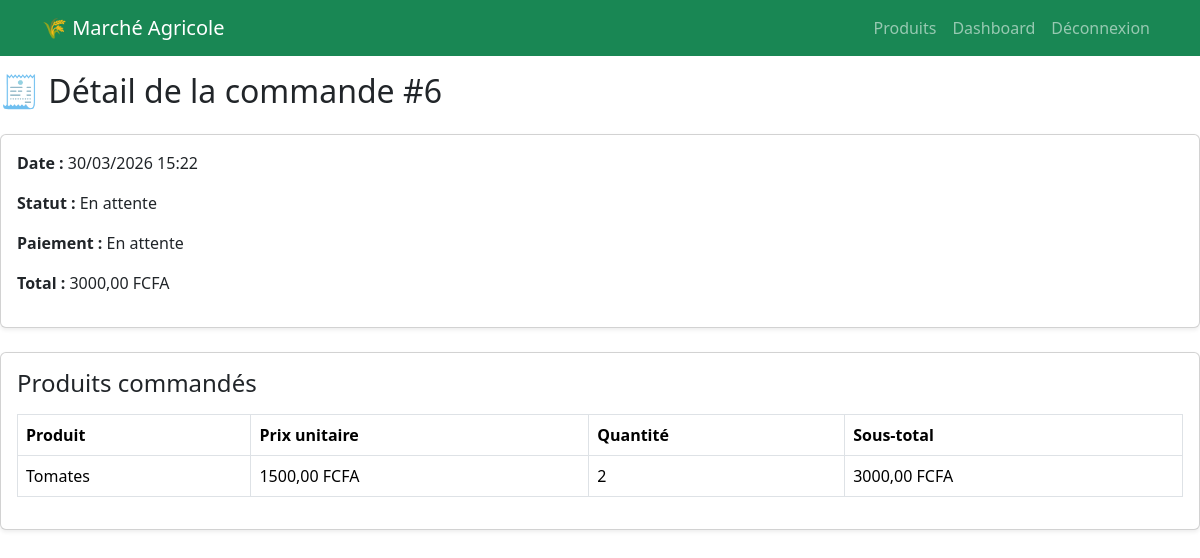
/commandes/mes-commandes/6/ (signed in), run on the app's committed database.
### commandes/models.py (models this page shows, shortened)
class Commande(models.Model):
    STATUT_CHOICES = (
        ('en_attente', 'En attente'),
        ('confirmee', 'Confirmée'),
        ('expediee', 'Expédiée'),
        ('livree', 'Livrée'),
        ('annulee', 'Annulée'),
    )
    MODE_PAIEMENT_CHOICES = (
        ('wave', 'Wave'),
        ('orange_money', 'Orange Money'),
        ('cash_on_delivery', 'Paiement à la livraison'),
    )
    STATUT_PAIEMENT_CHOICES = (
        ('en_attente', 'En attente'),
        ('paye', 'Payé'),
        ('echoue', 'Échoué'),
    )
    client = models.ForeignKey(
        settings.AUTH_USER_MODEL,
        on_delete=models.CASCADE,
        related_name='commandes'
    )
    date_commande = models.DateTimeField(default=timezone.now)
    statut = models.CharField(max_length=20, choices=STATUT_CHOICES, default='en_attente')
    total = models.DecimalField(max_digits=12, decimal_places=2, default=0)
    mode_paiement = models.CharField(
        max_length=30,
        choices=MODE_PAIEMENT_CHOICES,
        default='cash_on_delivery'
    )
    statut_paiement = models.CharField(
        max_length=20,
        choices=STATUT_PAIEMENT_CHOICES,
        default='en_attente'
    )
    reference_paiement = models.CharField(max_length=100, blank=True, null=True)
    class Meta:
        ordering = ['-date_commande']
        verbose_name = "Commande"
        verbose_name_plural = "Commandes"

class CommandeItem(models.Model):
    commande = models.ForeignKey(
        Commande,
        on_delete=models.CASCADE,
        related_name='items'
    )
    produit = models.ForeignKey(
        Produit,
        on_delete=models.CASCADE,
        related_name='commande_items'
    )
    quantite = models.PositiveIntegerField(default=1)
    prix_unitaire = models.DecimalField(max_digits=10, decimal_places=2)
    class Meta:
        verbose_name = "Ligne de commande"
        verbose_name_plural = "Lignes de commande"
    def sous_total(self):
        return self.prix_unitaire * self.quantite

### produits/models.py (models this page shows, shortened)
class Produit(models.Model):
    agriculteur = models.ForeignKey(
        settings.AUTH_USER_MODEL,
        on_delete=models.CASCADE,
        related_name='produits'
    )
    nom = models.CharField(max_length=200)
    description = models.TextField()
    prix = models.DecimalField(max_digits=10, decimal_places=2)
    quantite_stock = models.PositiveIntegerField(default=0)
    image = models.ImageField(upload_to='produits/', blank=True, null=True)
    disponible = models.BooleanField(default=True)
    date_creation = models.DateTimeField(auto_now_add=True)

### commandes/views.py (the view)
# urls.py: path('mes-commandes/<int:commande_id>/', detail_commande, name='detail_commande'),
@login_required
def detail_commande(request, commande_id):
    commande = get_object_or_404(Commande, id=commande_id, client=request.user)
    return render(request, 'commandes/detail_commande.html', {
        'commande': commande
    })

### utilisateurs/models.py (called while the page is built)
    def est_agriculteur(self):
        return self.type_utilisateur == 'agriculteur'

### templates/commandes/detail_commande.html
{% extends 'base.html' %}
{% block content %}
<h2 class="mb-4">🧾 Détail de la commande #{{ commande.id }}</h2>
<div class="card shadow-sm mb-4">
    <div class="card-body">
        <p><strong>Date :</strong> {{ commande.date_commande|date:"d/m/Y H:i" }}</p>
        <p><strong>Statut :</strong> {{ commande.get_statut_display }}</p>
        <p><strong>Paiement :</strong> {{ commande.get_statut_paiement_display }}</p>
        <p><strong>Total :</strong> {{ commande.total }} FCFA</p>
    </div>
</div>
<div class="card shadow-sm">
    <div class="card-body">
        <h4>Produits commandés</h4>
        <table class="table table-bordered mt-3">
            <thead>
                <tr>
                    <th>Produit</th>
                    <th>Prix unitaire</th>
                    <th>Quantité</th>
                    <th>Sous-total</th>
                </tr>
            </thead>
            <tbody>
                {% for item in commande.items.all %}
                <tr>
                    <td>{{ item.produit.nom }}</td>
                    <td>{{ item.prix_unitaire }} FCFA</td>
                    <td>{{ item.quantite }}</td>
                    <td>{{ item.sous_total }} FCFA</td>
                </tr>
                {% endfor %}
            </tbody>
        </table>
    </div>
</div>
{% endblock %}

### data on the page
Commande: id "6", date_commande "30/03/2026 15:22", statut "En attente", statut_paiement "En attente", total "3000,00"
CommandeItem: produit.nom "Tomates", prix_unitaire "1500,00", quantite "2", sous_total "3000,00"
